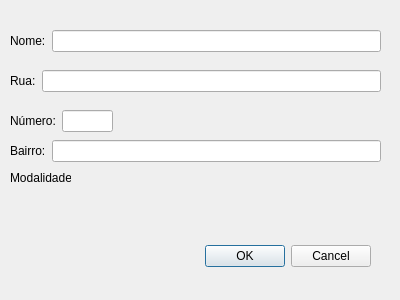
<?xml version="1.0" encoding="UTF-8"?>
<ui version="4.0">
 <class>Escolas</class>
 <widget class="QDialog" name="Escolas">
  <property name="geometry">
   <rect>
    <x>0</x>
    <y>0</y>
    <width>400</width>
    <height>300</height>
   </rect>
  </property>
  <property name="windowTitle">
   <string>Dialog</string>
  </property>
  <widget class="QDialogButtonBox" name="buttonBox">
   <property name="geometry">
    <rect>
     <x>30</x>
     <y>240</y>
     <width>341</width>
     <height>32</height>
    </rect>
   </property>
   <property name="orientation">
    <enum>Qt::Horizontal</enum>
   </property>
   <property name="standardButtons">
    <set>QDialogButtonBox::Cancel|QDialogButtonBox::Ok</set>
   </property>
  </widget>
  <widget class="QLabel" name="label_3">
   <property name="geometry">
    <rect>
     <x>10</x>
     <y>170</y>
     <width>61</width>
     <height>16</height>
    </rect>
   </property>
   <property name="text">
    <string>Modalidade:</string>
   </property>
  </widget>
  <widget class="QWidget" name="">
   <property name="geometry">
    <rect>
     <x>10</x>
     <y>30</y>
     <width>371</width>
     <height>22</height>
    </rect>
   </property>
   <layout class="QHBoxLayout" name="horizontalLayout">
    <item>
     <widget class="QLabel" name="label">
      <property name="text">
       <string>Nome:</string>
      </property>
     </widget>
    </item>
    <item>
     <widget class="QLineEdit" name="lineEdit">
      <property name="text">
       <string/>
      </property>
     </widget>
    </item>
   </layout>
  </widget>
  <widget class="QWidget" name="">
   <property name="geometry">
    <rect>
     <x>10</x>
     <y>70</y>
     <width>371</width>
     <height>22</height>
    </rect>
   </property>
   <layout class="QHBoxLayout" name="horizontalLayout_2">
    <item>
     <widget class="QLabel" name="label_2">
      <property name="text">
       <string>Rua:</string>
      </property>
     </widget>
    </item>
    <item>
     <widget class="QLineEdit" name="lineEdit_2"/>
    </item>
   </layout>
  </widget>
  <widget class="QWidget" name="">
   <property name="geometry">
    <rect>
     <x>10</x>
     <y>110</y>
     <width>103</width>
     <height>22</height>
    </rect>
   </property>
   <layout class="QHBoxLayout" name="horizontalLayout_3">
    <item>
     <widget class="QLabel" name="label_4">
      <property name="text">
       <string>Número:</string>
      </property>
     </widget>
    </item>
    <item>
     <widget class="QLineEdit" name="lineEdit_3"/>
    </item>
   </layout>
  </widget>
  <widget class="QWidget" name="">
   <property name="geometry">
    <rect>
     <x>10</x>
     <y>140</y>
     <width>371</width>
     <height>22</height>
    </rect>
   </property>
   <layout class="QHBoxLayout" name="horizontalLayout_4">
    <item>
     <widget class="QLabel" name="label_5">
      <property name="text">
       <string>Bairro:</string>
      </property>
     </widget>
    </item>
    <item>
     <widget class="QLineEdit" name="lineEdit_4"/>
    </item>
   </layout>
  </widget>
 </widget>
 <resources/>
 <connections>
  <connection>
   <sender>buttonBox</sender>
   <signal>accepted()</signal>
   <receiver>Escolas</receiver>
   <slot>accept()</slot>
   <hints>
    <hint type="sourcelabel">
     <x>248</x>
     <y>254</y>
    </hint>
    <hint type="destinationlabel">
     <x>157</x>
     <y>274</y>
    </hint>
   </hints>
  </connection>
  <connection>
   <sender>buttonBox</sender>
   <signal>rejected()</signal>
   <receiver>Escolas</receiver>
   <slot>reject()</slot>
   <hints>
    <hint type="sourcelabel">
     <x>316</x>
     <y>260</y>
    </hint>
    <hint type="destinationlabel">
     <x>286</x>
     <y>274</y>
    </hint>
   </hints>
  </connection>
 </connections>
</ui>
